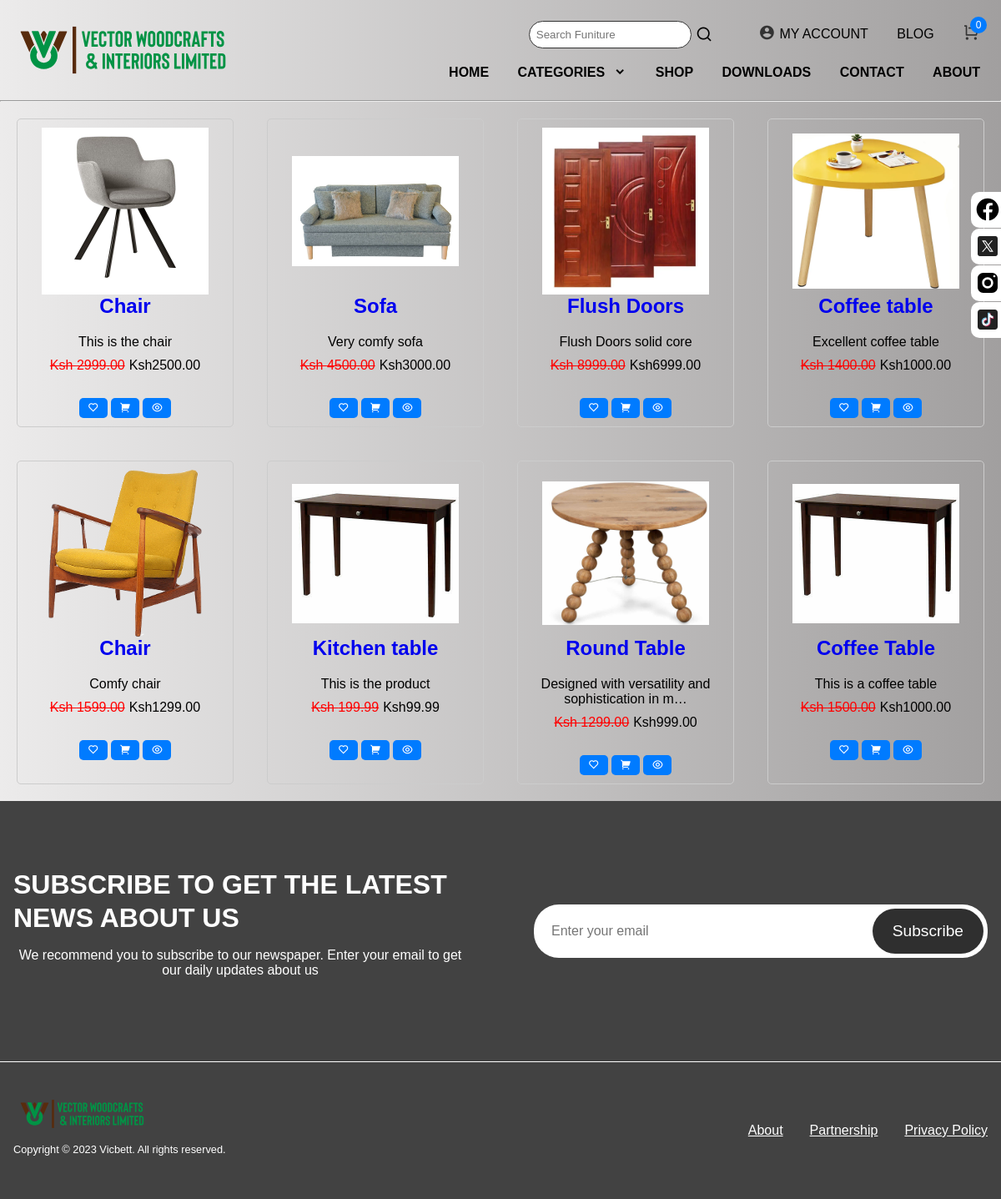
Page /products on the committed database.
### vectorWoodsEcomm/models.py (models this page shows, shortened)
class Product(models.Model):
    pid = ShortUUIDField(unique=True,length = 10, max_length = 20, alphabet = "abcdefghijk123456789")
    title = models.CharField(max_length=100)
    category = models.ForeignKey(Category, on_delete=models.SET_NULL, null=True, related_name="category")
    image = models.ImageField(upload_to = "products")
    description = models.TextField(null=True, blank=True, default="This is the product")
    product_status = models.CharField(choices=STATUS_CHOICE,max_length=30, default="processing")
    price = models.DecimalField(max_digits=999999, decimal_places=2, default="99.99")
    old_price = models.DecimalField(max_digits=999999, decimal_places=2, default="199.99")
    tags = TaggableManager(blank=True)
    in_stock = models.BooleanField(default=True)
    featured = models.BooleanField(default=True)
    sku = ShortUUIDField(unique=True,length = 10, max_length = 20,prefix="sku", alphabet = "0123456789")
    date = models.DateField(auto_now_add=True)
    updated = models.DateField(null=True, blank= True)
    dim1 = models.CharField(max_length=100, null = True, default="L * W * H")
    dim2 = models.CharField(max_length=100, null = True, default="L * W * H")
    color1 = models.CharField(max_length=100, null = True, default="Brown")
    color2 = models.CharField(max_length=100, null = True, default="White")
    color3 = models.CharField(max_length=100, null = True, default="Gray")
    color4 = models.CharField(max_length=100, null = True, default="Black")
    woodtype1 = models.CharField(max_length=100, null = True, default="Mahogany")
    woodtype2 = models.CharField(max_length=100, null = True, default="Oak")
    woodtype3 = models.CharField(max_length=100, null = True, default="Maple")
    woodtype4 = models.CharField(max_length=100, null = True, default="Cherry")
    class Meta:
        verbose_name_plural = "Products"

### vectorWoodsEcomm/views.py (the view)
# urls.py: path('products', views.products_view,name='products'),
def products_view(request):
    categories = Category.objects.all()
    products = Product.objects.all().order_by("-id")
    context = {
        "categories" : categories ,
        "products" : products,
    }
    return render(request, 'products.html', context)

### vectorWoodsEcomm/context_processor.py (called while the page is built)
def default(request):
    categories = Category.objects.all()
    product = Product.objects.all()
    return {
        'categories':categories,
        'product':product
    }

### templates/products.html (shortened to what this page needs)
{% extends 'base.html' %}
{% load static %}
{% block content %}
<main>
    <div class="container">
    {% for p in products %}
        <div class="product">
           <img src="{{p.image.url}}" alt="Product 1">
          <a style="text-decoration: none;" href="{% url 'product_details' p.pid %}"><h2>{{ p.title }}</h2></a>
          <p class="description">{{p.description|truncatechars:50}}</p>
          <div class="price-container">
            <p class="previous-price ">Ksh {{p.old_price}} </p>
          <p>Ksh</p><p class="current-price current-price-{{p.id}}" id="current-price-{{p.id}}">{{p.price}} </p>
          </div>
          <button class="wishlist-btn"><i class="ri-heart-line"></i></button>
            <button class="cart-btn add-to-cart-btn" data-index="{{p.id}}"><i class="ri-shopping-cart-2-fill"></i></button>
          <button class="view-btn"><i class="ri-eye-line"></i></button>
        </div>
        {% endfor %}
    </div>
</main>
{% endblock %}

### static/css/styles.css (style rules this page uses)
:root { --primary-color: #2f2f2f; --text-dark: #18181b; --text-light: #71717a; --white: #ffffff; --max-width: 1200px; --header-font: Arial, sans-serif; }
* { margin: 0; padding: 0; box-sizing: border-box; }
html, body { scroll-behavior: smooth; }
body { font-family: Arial, sans-serif; background-image: linear-gradient( to right, rgb(236, 235, 235), rgb(161, 159, 159) ); }
.container { display: flex; flex-wrap: wrap; justify-content: center; }
.product { margin: 20px; padding: 10px; border: 1px solid #ccc; border-radius: 5px; text-align: center; flex: 0 0 calc(25% - 40px); }
.product img { width: 200px; height: 200px; object-fit: contain; }
.description { margin-bottom: 10px; }
.price-container { display: flex; justify-content: center; }
.previous-price { margin-right: 5px; text-decoration: line-through; color: red; }
.current-price { color: black; }
.wishlist-btn, .cart-btn, .view-btn { margin-top: 10px; padding: 5px 10px; background-color: #007bff; color: #fff; border: none; border-radius: 5px; cursor: pointer; }
h2 { text-align: center; font-size: 24px; margin-bottom: 20px; }
p { text-align: center; font-size: 16px; margin-bottom: 20px; }

### rows in the picture
Product: image (picture), title "Chair", description "This is the chair", old_price "2999.00", price "2500.00"
Product: image (picture), title "Sofa", description "Very comfy sofa", old_price "4500.00", price "3000.00"
Product: image (picture), title "Flush Doors", description "Flush Doors solid core", old_price "8999.00", price "6999.00"
Product: image (picture), title "Coffee table", description "Excellent coffee table", old_price "1400.00", price "1000.00"
Product: image (picture), title "Chair", description "Comfy chair", old_price "1599.00", price "1299.00"
Product: image (picture), title "Kitchen table", description "This is the product", old_price "199.99", price "99.99"
Product: image (picture), title "Round Table", description "Designed with versatility and sophistication in m…", old_price "1299.00", price "999.00"
Product: image (picture), title "Coffee Table", description "This is a coffee table", old_price "1500.00", price "1000.00"

### other values in the picture
{{ request.session.cart_data_obj|length }} "0"
